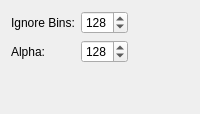
       <widget class="QWidget" name="tab" >
        <attribute name="title" >
         <string>Histogram</string>
        </attribute>
        <layout class="QGridLayout" name="gridLayout_12" >
         <item row="0" column="0" >
          <widget class="QLabel" name="label_19" >
           <property name="text" >
            <string>Ignore Bins:</string>
           </property>
           <property name="buddy" >
            <cstring>spinBox_FilterHistoBins</cstring>
           </property>
          </widget>
         </item>
         <item row="0" column="1" >
          <widget class="QSpinBox" name="spinBox_FilterHistoBins" >
           <property name="minimumSize" >
            <size>
             <width>0</width>
             <height>20</height>
            </size>
           </property>
           <property name="minimum" >
            <number>1</number>
           </property>
           <property name="maximum" >
            <number>512</number>
           </property>
           <property name="value" >
            <number>128</number>
           </property>
          </widget>
         </item>
         <item row="0" column="2" >
          <spacer name="horizontalSpacer_4" >
           <property name="orientation" >
            <enum>Qt::Horizontal</enum>
           </property>
           <property name="sizeHint" stdset="0" >
            <size>
             <width>40</width>
             <height>20</height>
            </size>
           </property>
          </spacer>
         </item>
         <item row="1" column="0" >
          <widget class="QLabel" name="label_20" >
           <property name="text" >
            <string>Alpha:</string>
           </property>
           <property name="buddy" >
            <cstring>spinBox_FilterHistoAlpha</cstring>
           </property>
          </widget>
         </item>
         <item row="1" column="1" >
          <widget class="QSpinBox" name="spinBox_FilterHistoAlpha" >
           <property name="minimumSize" >
            <size>
             <width>0</width>
             <height>20</height>
            </size>
           </property>
           <property name="minimum" >
            <number>1</number>
           </property>
           <property name="maximum" >
            <number>512</number>
           </property>
           <property name="value" >
            <number>128</number>
           </property>
          </widget>
         </item>
         <item row="2" column="1" >
          <spacer name="verticalSpacer_4" >
           <property name="orientation" >
            <enum>Qt::Vertical</enum>
           </property>
           <property name="sizeHint" stdset="0" >
            <size>
             <width>20</width>
             <height>40</height>
            </size>
           </property>
          </spacer>
         </item>
        </layout>
       </widget>
